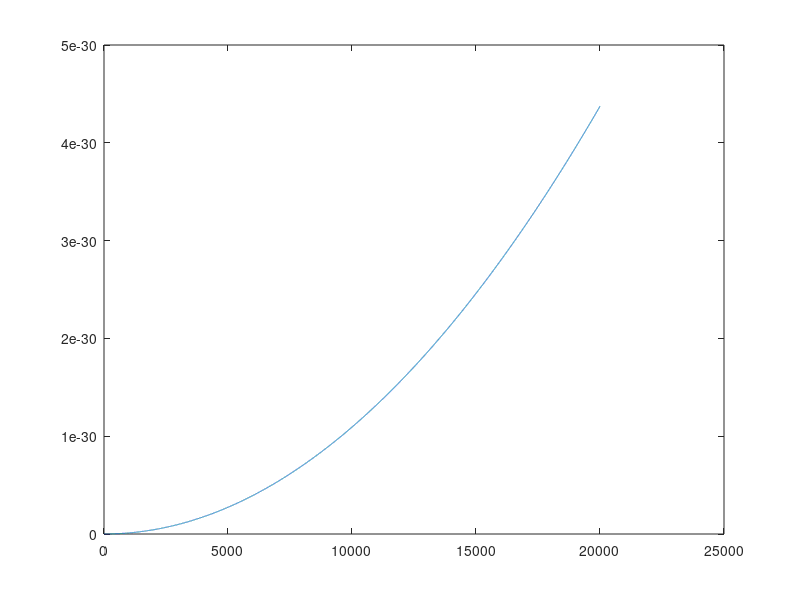

This chart was generated by the following MATLAB code:
%Set constants
B0 = 1.5; %T
B1 = 0.1; %T
gamma = 2.7e-8;
rf = gamma*B0;
rot = 0;
Tsteps = 20000;
dt = 1e-11;

 M(:,1) = [0 0 1];

 for i=1:Tsteps
 B(1)= B1*cos((rf-rot)*(i*dt));
 B(2)=-B1*sin((rf-rot)*(i*dt));
 B(3)= B0-rot/gamma;
 dMdT(:,i) = gamma * cross(M(:,i),B)*dt;
 M(:,i+1) = M(:,i)+dMdT(:,i);
 end

figure
plot(M(1,:))

%Can't get it to work :( don't see why
    